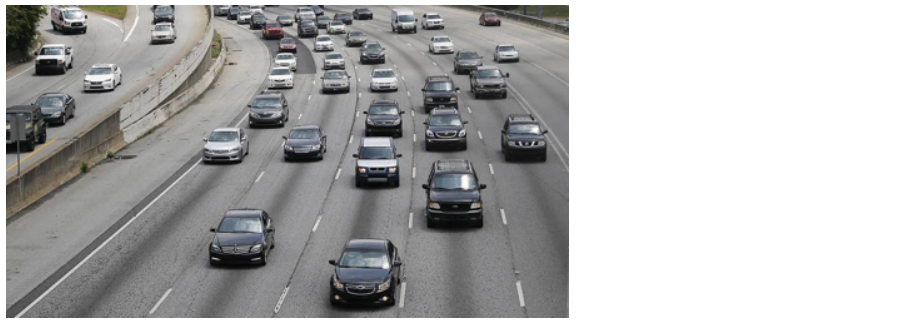
#> input picture assets/cars.png, 920 x 325 px
$ python 5-Car-detection.py
#> lines starting #> are read from the running program, lines starting #| are printed output that depends on the picture; after the words box and inside, x2 and y2 are one past the last pixel; in counts of white or black regions, pixels touching at a corner belong together

import cv2


car_cascade = cv2.CascadeClassifier("cars.xml")

frame = cv2.imread("assets/cars.png",1)
#> frame is the input picture: shape (325, 920, 3); mean B, G, R 179.2, 179.5, 179.5
gray = cv2.cvtColor(frame,cv2.COLOR_BGR2GRAY)

cars = car_cascade.detectMultiScale(gray, 1.05, 4)
#> cars = 24 rows, first 6: [477, 6, 30, 30], [323, 19, 22, 22], [420, 11, 27, 27], [273, 32, 29, 29], [388, 8, 36, 36], [258, 16, 32, 32]

for (x,y,w,h) in cars:
    frame = cv2.rectangle(frame,(x,y),(x+w,y+h),(0,0,255),5)
#> this loop made 24 passes
#> (x, y, w, h) on passes 1 to 12: (477, 6, 30, 30), (323, 19, 22, 22), (420, 11, 27, 27), (273, 32, 29, 29), (388, 8, 36, 36), (258, 16, 32, 32), (137, 14, 44, 44), (491, 39, 34, 34), (349, 33, 45, 45), (72, 59, 49, 49), (362, 61, 47, 47), (50, 2, 44, 44)
#> pass 1, `frame = cv2.rectangle(frame,(x,y),(x+w,y+h),(0,0,255),5)`:
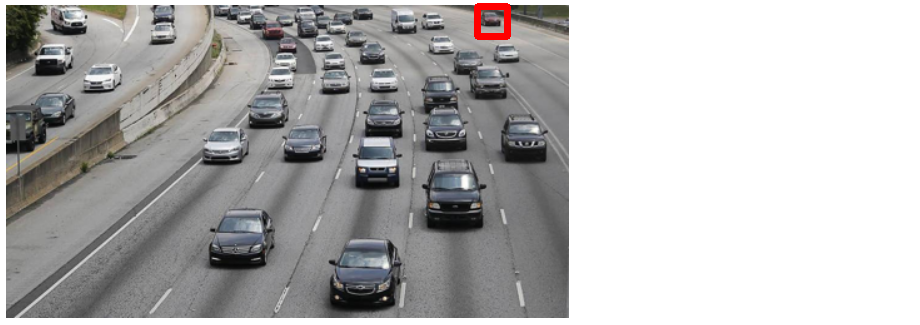
#> frame: shape (325, 920, 3); 0.27% of pixels changed, all inside (x1, y1, x2, y2) = (474, 3, 511, 40)
#> pass 2, `frame = cv2.rectangle(frame,(x,y),(x+w,y+h),(0,0,255),5)`:
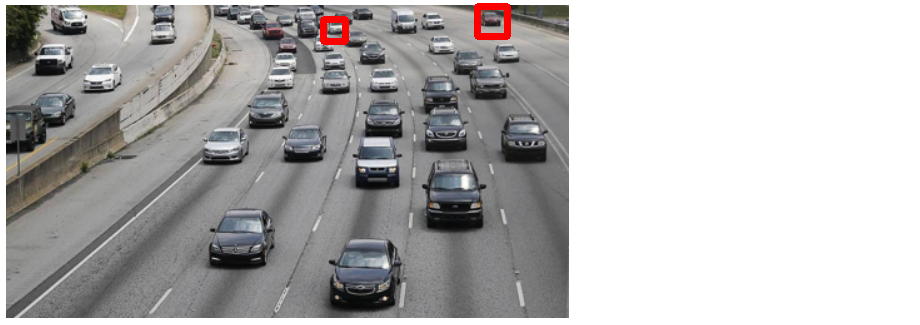
#> frame: shape (325, 920, 3); 0.2% of pixels changed, all inside (x1, y1, x2, y2) = (320, 16, 349, 45)
#> pass 3, `frame = cv2.rectangle(frame,(x,y),(x+w,y+h),(0,0,255),5)`:
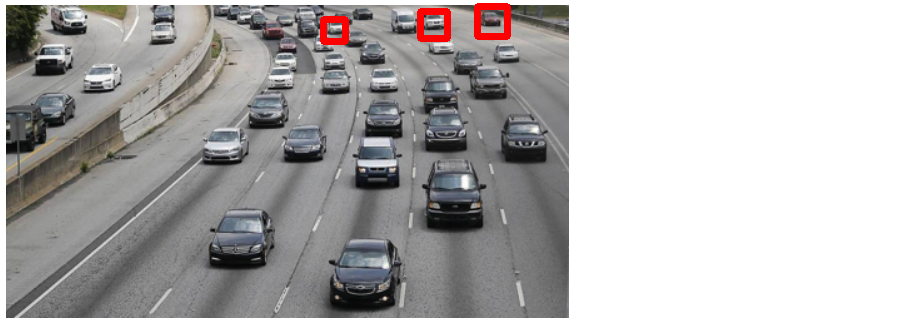
#> frame: shape (325, 920, 3); 0.25% of pixels changed, all inside (x1, y1, x2, y2) = (417, 8, 451, 42)
#> after the loop:
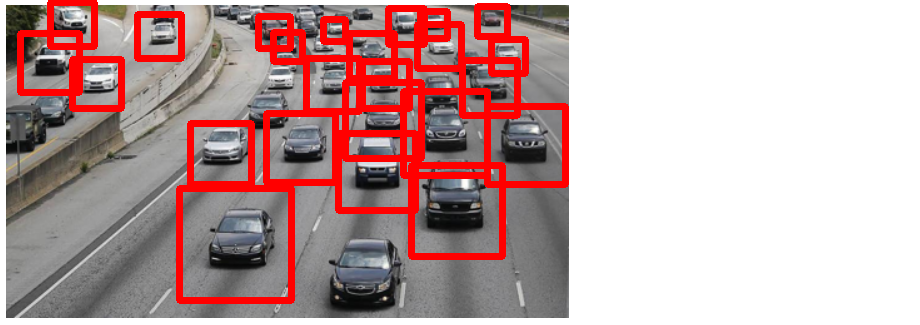
#> frame: shape (325, 920, 3); 9.99% of pixels changed, all inside (x1, y1, x2, y2) = (17, 0, 569, 304)

cv2.imshow("Window",frame)
cv2.waitKey(0)
cv2.destroyAllWindows()
